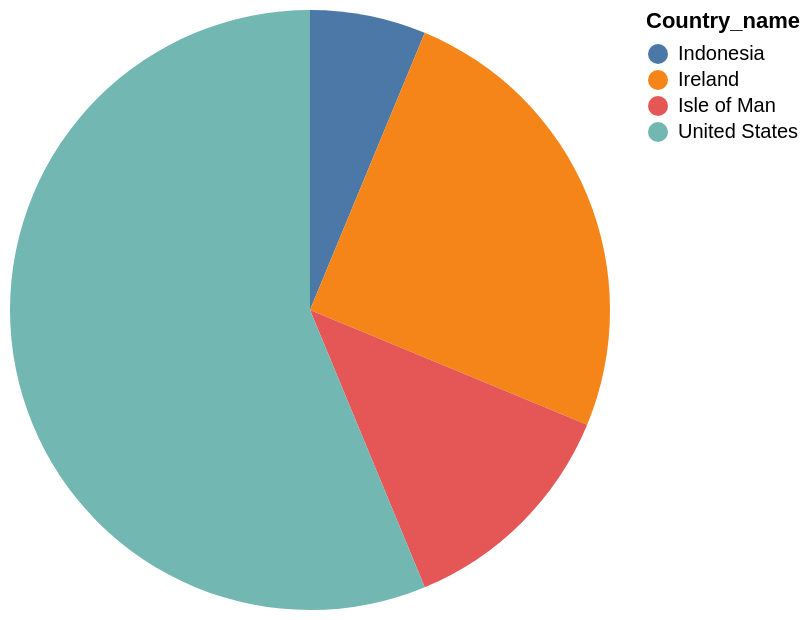

Write a Vega-Lite specification for this figure.
### Vega-Lite specification from a JSON file in a GitHub repository (floating-point values rounded to 4 significant figures)
{"data": {"values": [{"x_data": "Indonesia", "y_data": 1}, {"x_data": "Ireland", "y_data": 4}, {"x_data": "Isle of Man", "y_data": 2}, {"x_data": "United States", "y_data": 9}]}, "mark": "arc", "encoding": {"theta": {"field": "y_data", "type": "quantitative", "title": "COUNT(*)"}, "color": {"field": "x_data", "type": "nominal", "title": "Country_name"}}}
